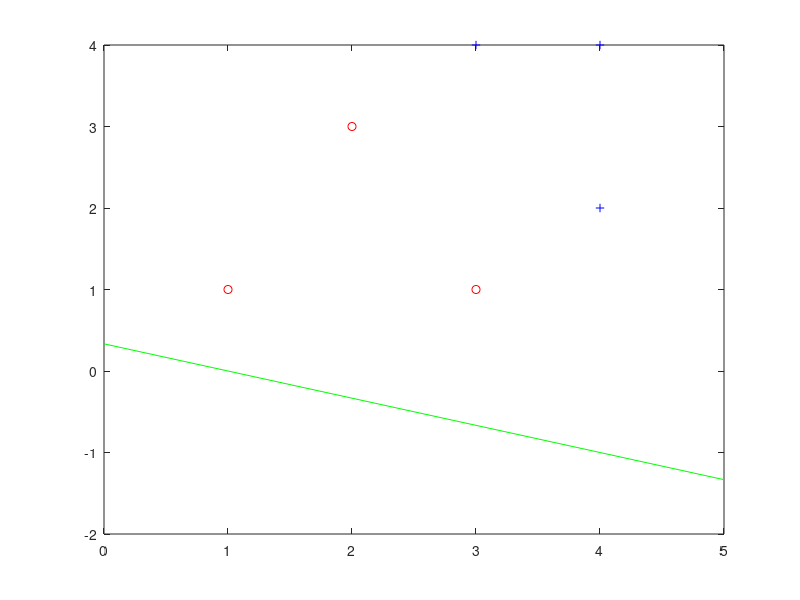

Write the MATLAB code that produced this figure. (Note: this script raises an error after producing the figure.)
p=[1 3 -1];                   %rucne inicializovany perceptron
xpos=[1 2 3; 1 3 1];          %trenovacie vstupy, pozadujeme odpoved 1
xneg=[3 4 4; 4 2 4];          %trenovacie vstupy, pozadujeme odpoved 0
x=[xpos xneg];
perm=[1 4 6 2 3 5];
x=x(:,perm);                   %trenovacie vzory zamiesame
c=[ones(1,3) zeros(1,3)];
c=c(perm);                     %pozadovane vystupy tiez zamiesame
xr=0:5;                       %vzory a perceptron zobrazime
plot(xpos(1,:),xpos(2,:),'or',xneg(1,:),xneg(2,:),'+b',xr,-(p(1)*xr+p(3))/p(2),'g')
figure;
pn=perc_learn(p,x,c,0.5,100);  %perceptron naucime a vysedok zobrazime
plot(xpos(1,:),xpos(2,:),'or',xneg(1,:),xneg(2,:),'+b',xr,-(pn(1)*xr+pn(3))/pn(2),'g')